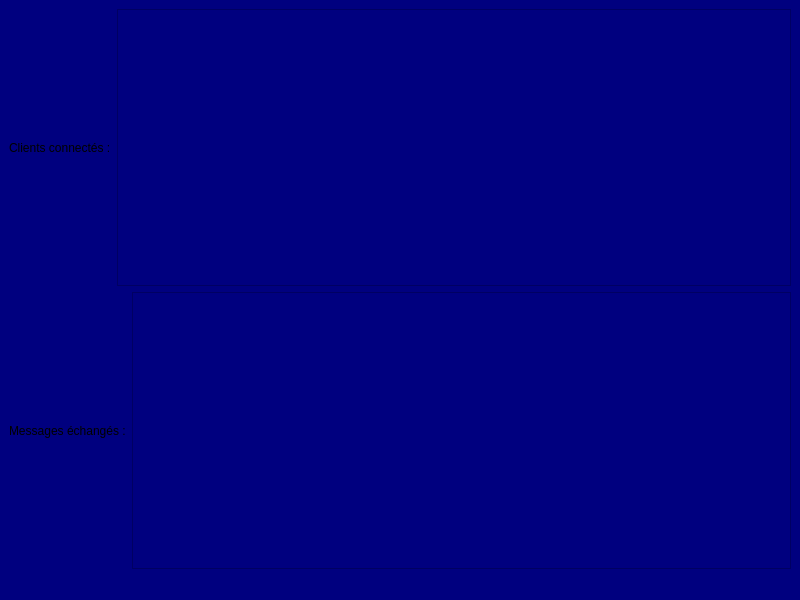
<?xml version="1.0" encoding="UTF-8"?>
<ui version="4.0">
 <class>MainWindow</class>
 <widget class="QMainWindow" name="MainWindow">
  <property name="geometry">
   <rect>
    <x>0</x>
    <y>0</y>
    <width>800</width>
    <height>600</height>
   </rect>
  </property>
  <property name="windowTitle">
   <string>MainWindow</string>
  </property>
  <property name="styleSheet">
   <string notr="true">background-color: rgb(0, 0, 127);</string>
  </property>
  <widget class="QWidget" name="centralwidget">
   <layout class="QVBoxLayout" name="verticalLayout_2">
    <item>
     <layout class="QVBoxLayout" name="verticalLayout">
      <item>
       <layout class="QHBoxLayout" name="horizontalLayout">
        <item>
         <widget class="QLabel" name="label">
          <property name="text">
           <string>Clients connectés :</string>
          </property>
         </widget>
        </item>
        <item>
         <widget class="QTextEdit" name="clientsTextEdit"/>
        </item>
       </layout>
      </item>
      <item>
       <layout class="QHBoxLayout" name="horizontalLayout_2">
        <item>
         <widget class="QLabel" name="label_2">
          <property name="text">
           <string>Messages échangés :</string>
          </property>
         </widget>
        </item>
        <item>
         <widget class="QTextEdit" name="messagesTextEdit"/>
        </item>
       </layout>
      </item>
     </layout>
    </item>
   </layout>
  </widget>
  <widget class="QMenuBar" name="menubar">
   <property name="geometry">
    <rect>
     <x>0</x>
     <y>0</y>
     <width>800</width>
     <height>17</height>
    </rect>
   </property>
  </widget>
  <widget class="QStatusBar" name="statusbar"/>
 </widget>
 <resources/>
 <connections/>
</ui>
